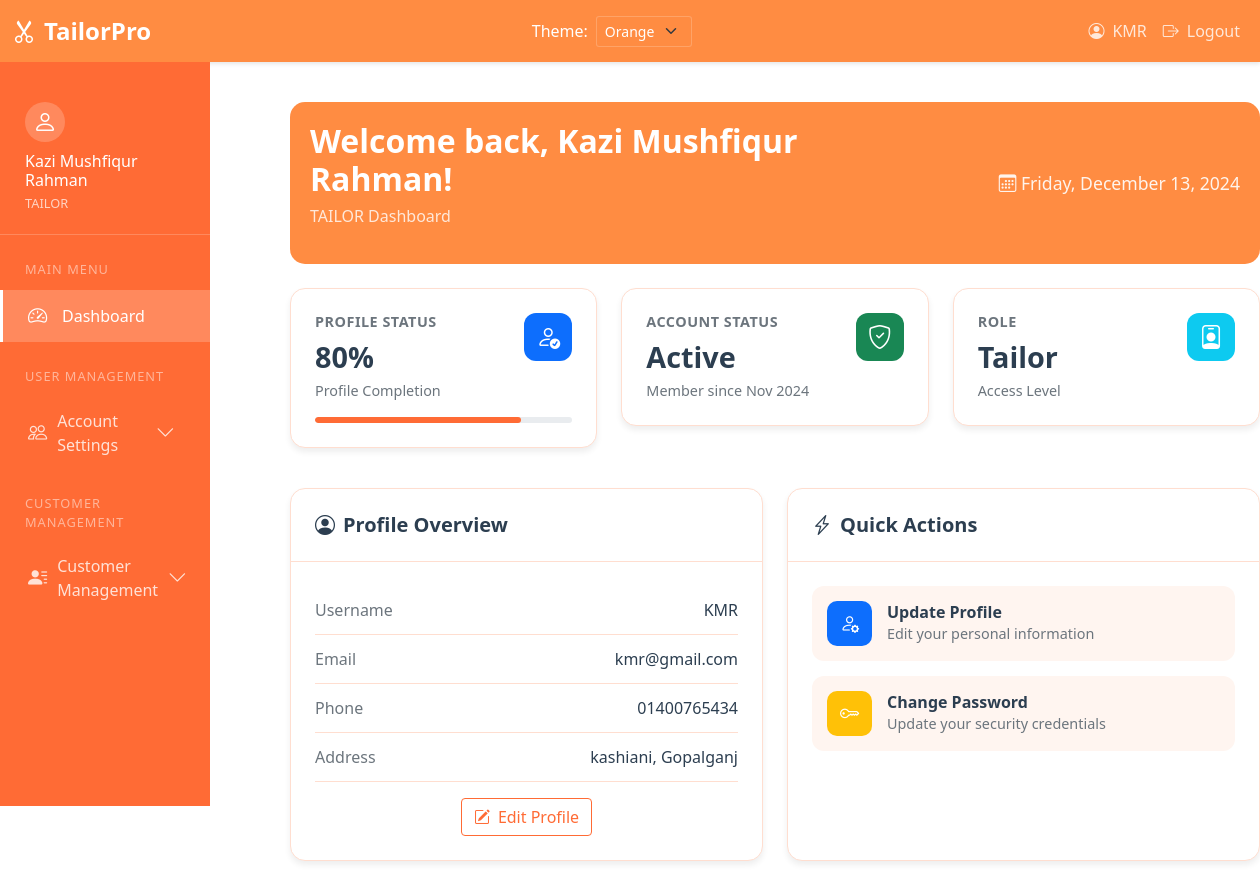
The app's page /dashboard/ (signed in) with its own data.
### user_management/models.py (models this page shows, shortened)
class User(AbstractUser):
    USER_TYPE_CHOICES = (
        ('ADMIN', 'Admin'),
        ('TAILOR', 'Tailor'),
        ('CUSTOMER', 'Customer'),
    )
    user_type = models.CharField(max_length=10, choices=USER_TYPE_CHOICES)
    phone_regex = RegexValidator(
        regex=r'^\+?1?\d{9,15}$',
        message="Phone number must be entered in the format: '+999999999'. Up to 15 digits allowed."
    )
    phone_number = models.CharField(validators=[phone_regex], max_length=17, blank=True)
    address = models.CharField(max_length=255, blank=True)

### user_management/views.py (the view)
# urls.py: path('dashboard/', views.dashboard, name='dashboard'),
@login_required
def dashboard(request):
    return render(request, 'user_management/dashboard.html')

### user_management/templates/user_management/dashboard.html (shortened to what this page needs)
{% extends 'user_management/base.html' %}
{% block content %}
<div class="dashboard-container">
    <div class="welcome-section mb-4">
        <div class="row align-items-center">
            <div class="col-md-8">
                <h1 class="welcome-title">
                    Welcome back, {{ user.get_full_name|default:user.username }}!
                </h1>
                <p class="text-muted">{{ user.user_type }} Dashboard</p>
            </div>
            <div class="col-md-4 text-md-end">
                <div class="date-time">
                    <i class="bi bi-calendar3"></i>
                    <span id="current-date">Loading...</span>
                </div>
            </div>
        </div>
    </div>
    <div class="row mb-4">
        <div class="col-md-4 mb-3">
            <div class="stat-card">
                <div class="stat-card-body">
                    <div class="d-flex justify-content-between align-items-start">
                        <div>
                            <h6 class="stat-card-title">Profile Status</h6>
                            <h2 class="stat-card-value">80%</h2>
                            <p class="stat-card-desc">Profile Completion</p>
                        </div>
                        <div class="stat-card-icon bg-primary">
                            <i class="bi bi-person-check"></i>
                        </div>
                    </div>
                    <div class="progress mt-3" style="height: 6px;">
                        <div class="progress-bar" role="progressbar" style="width: 80%"></div>
                    </div>
                </div>
            </div>
        </div>
        <div class="col-md-4 mb-3">
            <div class="stat-card">
                <div class="stat-card-body">
                    <div class="d-flex justify-content-between align-items-start">
                        <div>
                            <h6 class="stat-card-title">Account Status</h6>
                            <h2 class="stat-card-value">Active</h2>
                            <p class="stat-card-desc">Member since {{ user.date_joined|date:"M Y" }}</p>
                        </div>
                        <div class="stat-card-icon bg-success">
                            <i class="bi bi-shield-check"></i>
                        </div>
                    </div>
                </div>
            </div>
        </div>
        <div class="col-md-4 mb-3">
            <div class="stat-card">
                <div class="stat-card-body">
                    <div class="d-flex justify-content-between align-items-start">
                        <div>
                            <h6 class="stat-card-title">Role</h6>
                            <h2 class="stat-card-value">{{ user.user_type|title }}</h2>
                            <p class="stat-card-desc">Access Level</p>
                        </div>
                        <div class="stat-card-icon bg-info">
                            <i class="bi bi-person-badge"></i>
                        </div>
                    </div>
                </div>
            </div>
        </div>
    </div>
    <div class="row">
        <div class="col-md-6 mb-4">
            <div class="content-card">
                <div class="content-card-header">
                    <h5><i class="bi bi-person-circle me-2"></i>Profile Overview</h5>
                </div>
                <div class="content-card-body">
                    <div class="profile-info-item">
                        <span class="info-label">Username</span>
                        <span class="info-value">{{ user.username }}</span>
                    </div>
                    <div class="profile-info-item">
                        <span class="info-label">Email</span>
                        <span class="info-value">{{ user.email }}</span>
                    </div>
                    <div class="profile-info-item">
                        <span class="info-label">Phone</span>
                        <span class="info-value">{{ user.phone_number|default:"Not set" }}</span>
                    </div>
                    <div class="profile-info-item">
                        <span class="info-label">Address</span>
                        <span class="info-value">{{ user.address|default:"Not set" }}</span>
                    </div>
                    <div class="text-center mt-3">
                        <a href="{% url 'profile' %}" class="btn btn-outline-primary">
                            <i class="bi bi-pencil-square me-2"></i>Edit Profile
                        </a>
                    </div>
                </div>
            </div>
        </div>
        <div class="col-md-6 mb-4">
            <div class="content-card">
                <div class="content-card-header">
                    <h5><i class="bi bi-lightning-charge me-2"></i>Quick Actions</h5>
                </div>
                <div class="content-card-body">
                    <div class="quick-actions">
                        <a href="{% url 'profile' %}" class="quick-action-item">
                            <div class="quick-action-icon bg-primary">
                                <i class="bi bi-person-gear"></i>
                            </div>
                            <div class="quick-action-text">
                                <h6>Update Profile</h6>
                                <p>Edit your personal information</p>
                            </div>
                        </a>
                        <a href="{% url 'password_change' %}" class="quick-action-item">
                            <div class="quick-action-icon bg-warning">
                                <i class="bi bi-key"></i>
                            </div>
                            <div class="quick-action-text">
                                <h6>Change Password</h6>
                                <p>Update your security credentials</p>
                            </div>
                        </a>
                    </div>
                </div>
            </div>
        </div>
    </div>
</div>
{% endblock %}

### user_management/templates/user_management/base.html (shortened to what this page needs)
<!DOCTYPE html>
<html>
<head>
    <link href="https://cdn.jsdelivr.net/npm/bootstrap@5.1.3/dist/css/bootstrap.min.css" rel="stylesheet">
    <link rel="stylesheet" href="https://cdn.jsdelivr.net/npm/bootstrap-icons@1.7.2/font/bootstrap-icons.css">
</head>
<body>
    <nav class="navbar navbar-expand-lg navbar-dark">
        <div class="container-fluid">
            <a class="navbar-brand" href="{% if user.is_authenticated %}{% url 'dashboard' %}{% else %}/{% endif %}">
                <i class="bi bi-scissors me-2"></i>TailorPro
            </a>
            <div class="navbar-nav ms-auto me-4">
                <div class="theme-switcher d-flex align-items-center">
                    <label class="me-2 text-white">Theme:</label>
                    <select class="form-select form-select-sm" id="themeSelector">
                        <option value="orange">Orange</option>
                    </select>
                </div>
            </div>
            <div class="navbar-nav ms-auto">
                {% if user.is_authenticated %}
                    <span class="nav-link">
                        <i class="bi bi-person-circle me-2"></i>{{ user.username }}
                    </span>
                    <a class="nav-link" href="{% url 'logout' %}">
                        <i class="bi bi-box-arrow-right me-2"></i>Logout
                    </a>
                {% endif %}
            </div>
        </div>
    </nav>
    <div class="container-fluid">
        <div class="row">
            {% if user.is_authenticated %}
            <div class="col-md-3 col-lg-2 px-0">
                <div class="sidebar">
                    <div class="sidebar-user">
                        <div class="user-avatar">
                            <i class="bi bi-person"></i>
                        </div>
                        <div class="user-info">
                            <h6>{{ user.get_full_name|default:user.username }}</h6>
                            <span>{{ user.user_type }}</span>
                        </div>
                    </div>
                    <div class="nav-section">
                        <div class="nav-section-title">Main Menu</div>
                        <a href="{% url 'dashboard' %}" class="sidebar-link {% if request.resolver_match.url_name == 'dashboard' %}active{% endif %}">
                            <i class="bi bi-speedometer2"></i>
                            Dashboard
                        </a>
                    </div>
                    <div class="nav-section">
                        <div class="nav-section-title">User Management</div>
                        <div class="menu-toggle" data-bs-toggle="collapse" data-bs-target="#userManagement">
                            <a class="sidebar-link">
                                <i class="bi bi-people"></i>
                                Account Settings
                                <i class="bi bi-chevron-down ms-auto"></i>
                            </a>
                        </div>
                    </div>
                    {% if user.user_type == 'CUSTOMER' or user.user_type == 'TAILOR' %}
                    <div class="nav-section">
                        <div class="nav-section-title">Customer Management</div>
                        <div class="menu-toggle" data-bs-toggle="collapse" data-bs-target="#customerManagement">
                            <a class="sidebar-link">
                                <i class="bi bi-person-lines-fill"></i>
                                {% if user.user_type == 'CUSTOMER' %}
                                    Customer Services
                                {% else %}
                                    Customer Management
                                {% endif %}
                                <i class="bi bi-chevron-down ms-auto"></i>
                            </a>
                        </div>
                    </div>
                    {% endif %}
                </div>
            </div>
            <div class="col-md-9 col-lg-10 main-content">
            {% else %}
            <div class="col-12 main-content">
            {% endif %}
                {% block content %}
                {% endblock %}
            </div>
        </div>
    </div>
</body>
</html>

### user_management/templates/user_management/base.html (style rules this page uses)
.sidebar { min-height: calc(100vh - 56px); max-height: calc(100vh - 56px); background: var(--sidebar-bg); padding: 20px 0; color: var(--sidebar-text); position: fixed; width: inherit; max-width: inherit; overflow-y: auto; overflow-x: hidden; transition: all 0.3s ease; scrollbar-width: thin; scrollbar-color: rgba(255, 255, 255, 0.3) transparent; }
.nav-section { margin-bottom: 15px; }
.nav-section-title { padding: 10px 25px; font-size: 0.8rem; text-transform: uppercase; letter-spacing: 1px; color: rgba(255, 255, 255, 0.5); }
.sidebar-link { text-decoration: none; color: rgba(255, 255, 255, 0.8); display: flex; align-items: center; padding: 12px 25px; transition: all 0.3s ease; border-left: 3px solid transparent; }
.sidebar-link.active { background: rgba(255, 255, 255, 0.2); color: white; border-left-color: #fff; }
.sidebar-link i { width: 24px; font-size: 1.2rem; margin-right: 10px; }
.menu-toggle { display: flex; justify-content: space-between; align-items: center; cursor: pointer; }
.menu-toggle i.bi-chevron-down { transition: transform 0.3s ease; }
.main-content { margin-left: 250px; padding: 20px; transition: all 0.3s ease; }
.navbar { background: #ff8c42 !important; box-shadow: 0 2px 4px rgba(0, 0, 0, 0.1); }
.navbar-brand { font-weight: 600; font-size: 1.5rem; }
.nav-link { color: rgba(255, 255, 255, 0.8) !important; transition: color 0.3s ease; }
.sidebar-user { padding: 20px 25px; border-bottom: 1px solid rgba(255, 255, 255, 0.2); margin-bottom: 15px; }
.user-avatar { width: 40px; height: 40px; border-radius: 50%; background: rgba(255, 255, 255, 0.2); display: flex; align-items: center; justify-content: center; margin-bottom: 10px; }
.user-avatar i { font-size: 1.5rem; color: white; }
.user-info h6 { color: white; margin: 0; font-size: 1rem; }
.user-info span { color: rgba(255, 255, 255, 0.7); font-size: 0.8rem; }
:root[data-theme="orange"] { --bg-primary: #ffffff; --bg-secondary: #fff5f0; --text-primary: #2c3e50; --text-secondary: #6c757d; --border-color: #ffded0; --sidebar-bg: #ff6b35; --sidebar-text: #ffffff; --navbar-bg: #ff8c42; --card-bg: #ffffff; --hover-bg: rgba(255, 140, 66, 0.1); }
body { background-color: var(--bg-primary); color: var(--text-primary); }
.navbar { background: var(--navbar-bg) !important; }
.sidebar { background: var(--sidebar-bg); color: var(--sidebar-text); }
.quick-action-item { background-color: var(--bg-secondary); }
.theme-switcher select { background-color: transparent; border-color: rgba(255, 255, 255, 0.2); color: white; }
.sidebar .nav-section:last-child { margin-bottom: 20px; }

### records on screen
User: username "KMR", get_full_name "Kazi Mushfiqur Rahman", user_type "TAILOR", date_joined "Nov 2024", user_type "Tailor", email "kmr@gmail.com", phone_number "01400765434", address "kashiani, Gopalganj"
